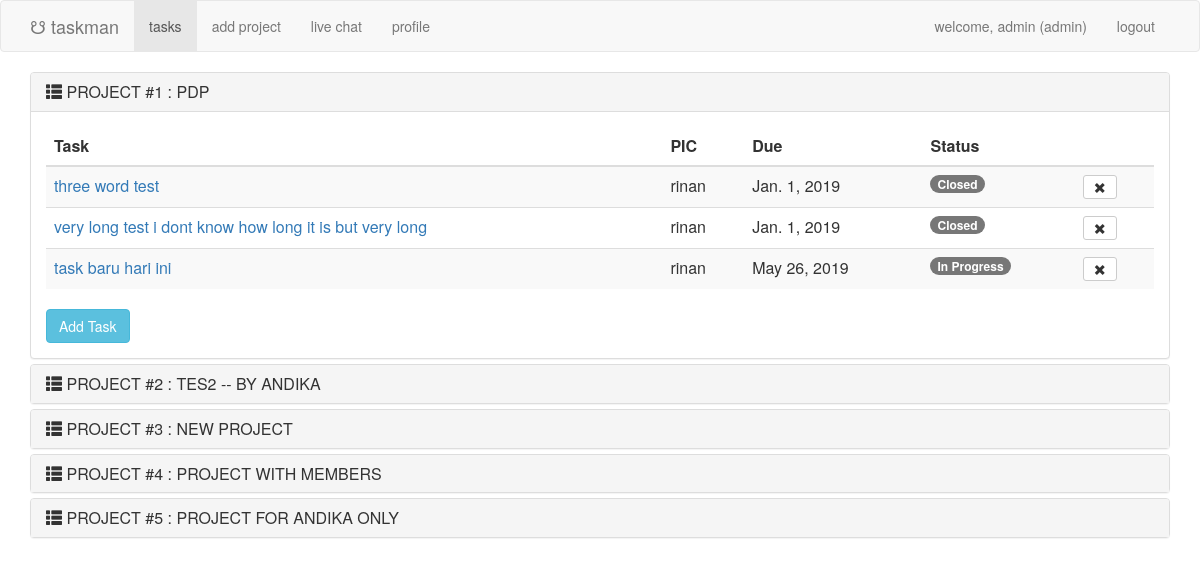
The app's page / (signed in) with its own data.
### taskapp/models.py (models this page shows, shortened)
class Project(models.Model):
    name = models.CharField(max_length=256)
    members = models.ManyToManyField(Staff)
    history = HistoricalRecords()

class Task(models.Model):
    name = models.CharField(max_length=256, default='')
    description = models.CharField(max_length=1024, default='')
    start_date = models.DateField('Start date')
    due_date = models.DateField('Due date')
    project = models.ForeignKey(Project, on_delete=models.CASCADE, related_name='project')
    staff_pic = models.ForeignKey(Staff, on_delete=models.CASCADE, related_name='staff_pic')
    deliverable = models.FileField('Deliverable', blank=True, null=True, upload_to='deliverable/')
    status = models.CharField(max_length=20, choices=[(tag, tag.value) for tag in TaskStatus])
    history = HistoricalRecords()
    def get_status(self):
        if self.status == "TaskStatus.CLOSED":
            return "Closed"
        elif self.status == "TaskStatus.IN_PROGRESS":
            return "In Progress"
        elif self.status == "TaskStatus.COMPLETED":
            return "Completed"
        elif self.status == "TaskStatus.TERMINATED":
            return "Terminated"
        else:
            return ""

class Staff(models.Model):
    user = models.OneToOneField(User, on_delete=models.CASCADE)
    address = models.CharField(max_length=1000)
    start_date = models.DateField('Start date')
    competency = models.CharField(max_length=256)

### taskapp/views.py (the view)
# urls.py: path('', views.index, name='index'),
@login_required(login_url='/login/')
def index(request):
    if request.user.is_superuser:
        headings = Project.objects.all()
    else:
        headings = Project.objects.filter(members__in=[request.user.staff])
    data = {cat: Task.objects.filter(project=cat.pk) for cat in headings}
    columns = [data[heading] for heading in headings]
    columns = list(map(lambda x: list(x), columns))
    if columns:
        max_len = len(max(columns, key=len))
        for col in columns:
            col += [None, ] * (max_len - len(col))
        rows = [[col[i] for col in columns] for i in range(max_len)]
    else:
        rows = None
    try:
        tasks_overdue = Task.objects.filter(project__members__in=[request.user.staff], due_date__lt=date.today())
    except ObjectDoesNotExist:
        tasks_overdue = []
    return render(request, 'tasks/bootstrap-index.html', context={
        'headings': headings,
        'rows': rows,
        'tasks_overdue': tasks_overdue
    })

### taskapp/templates/tasks/bootstrap-index.html
{% extends 'tasks/bootstrap.html' %}
{% block content %}
    <div class="panel-group" id="accordion">
    {% if headings %}
        {% for category in headings %}
            <div class="panel panel-default">
                <div class="panel-heading">
                    <h4 class="panel-title">
                        <a class="accordion-toggle" data-toggle="collapse" data-parent="#accordion" href="#project{{ category.id }}">
                        <span class="glyphicon glyphicon-th-list"></span> PROJECT #{{ forloop.counter }} : {{ category.name | upper }}
                        </a>
                    </h4>
                </div>
                <div id="project{{ category.id }}" class="panel-collapse collapse {% if forloop.first %}in{% endif %}">
                    <div class="panel-body">
                        <table class="table table-striped">
                            <thead>
                                <tr>
                                    <th>Task</th>
                                    <th>PIC</th>
                                    <th>Due</th>
                                    <th>Status</th>
                                    <th></th>
                                </tr>
                            </thead>
                            <tbody>
                            {% for row in rows %}
                                {% for task in row %}
                                    {% if task.project.id == category.id %}
                                        <tr>
                                            <td><a href="{% url 'tasks:task_edit' task.id %}">{{ task.name }}</a></td>
                                            <td>{{ task.staff_pic.user.username }}</td>
                                            <td>{{ task.due_date }}</td>
                                            <td><span class="badge">{{ task.get_status }}</span></td>
                                            <td>
                                                <a href="{% url 'tasks:task_delete' task.id %}" class="btn btn-default btn-sm" onclick="return confirm('Are you sure?')">
                                                    <span class="glyphicon glyphicon-remove"></span>
                                                </a>
                                            </td>
                                        </tr>
                                    {% endif %}
                                {% endfor %}
                            {% endfor %}
                            </tbody>
                        </table>
                    <a href="{% url 'tasks:add_task' category.pk %}" class="btn btn-info" role="button">Add Task</a>
                    </div>
                </div>
            </div>
        {% endfor %}
    {% else %}
        No task assigned
    {% endif %}
	</div>
{% endblock %}

### taskapp/templates/tasks/bootstrap.html (shortened to what this page needs)
<link rel="stylesheet" href="https://maxcdn.bootstrapcdn.com/bootstrap/3.3.4/css/bootstrap.min.css">
<nav class="navbar navbar-default">
	<div class="container">
		<div class="navbar-header">
			<a class="navbar-brand" href="{% url 'tasks:index' %}">&#9739; taskman</a>
		</div>
		<div id="navbar" class="navbar-collapse collapse">
			<ul class="nav navbar-nav">
                {% if user.is_authenticated %}
				    <li class="{% if request.resolver_match.url_name == "index" %}active{% endif %}"><a href="{% url 'tasks:index' %}">tasks</a></li>
                    <li class="{% if request.resolver_match.url_name == "add_project" %}active{% endif %}"><a href="{% url 'tasks:add_project' %}">add project</a></li>
				    <li class="{% if request.resolver_match.url_name == "twilio" %}active{% endif %}"><a href="{% url 'chats:twilio' %}">live chat</a></li>
                    <li class="{% if request.resolver_match.url_name == "edit_profile" %}active{% endif %}"><a href="{% url 'tasks:edit_profile' %}">profile</a></li>
                {% endif %}
			</ul>
            {% if user.is_authenticated %}
			<ul class="nav navbar-nav navbar-right">
				<li><a href="#">welcome, {{ user.username }} {% if request.user.is_superuser %}(admin){% else %}(staff){% endif %}</a></li>
				<li><a href="{% url 'tasks:logout' %}">logout</a></li>
			</ul>
            {% endif %}
		</div>
	</div>
</nav>
<div class="container">
	{% block content %}
    {% endblock %}
</div>

### records on screen
Project: name "PDP"
Task: name "three word test", staff_pic.user.username "rinan", due_date "Jan. 1, 2019", get_status "Closed"
Task: name "very long test i dont know how long it is but very long", staff_pic.user.username "rinan", due_date "Jan. 1, 2019", get_status "Closed"
Task: name "task baru hari ini", staff_pic.user.username "rinan", due_date "May 26, 2019", get_status "In Progress"
Project: name "TES2 -- BY ANDIKA"
Project: name "NEW PROJECT"
Project: name "PROJECT WITH MEMBERS"
Project: name "PROJECT FOR ANDIKA ONLY"

### other values on screen
{{ user.username }} "admin"
